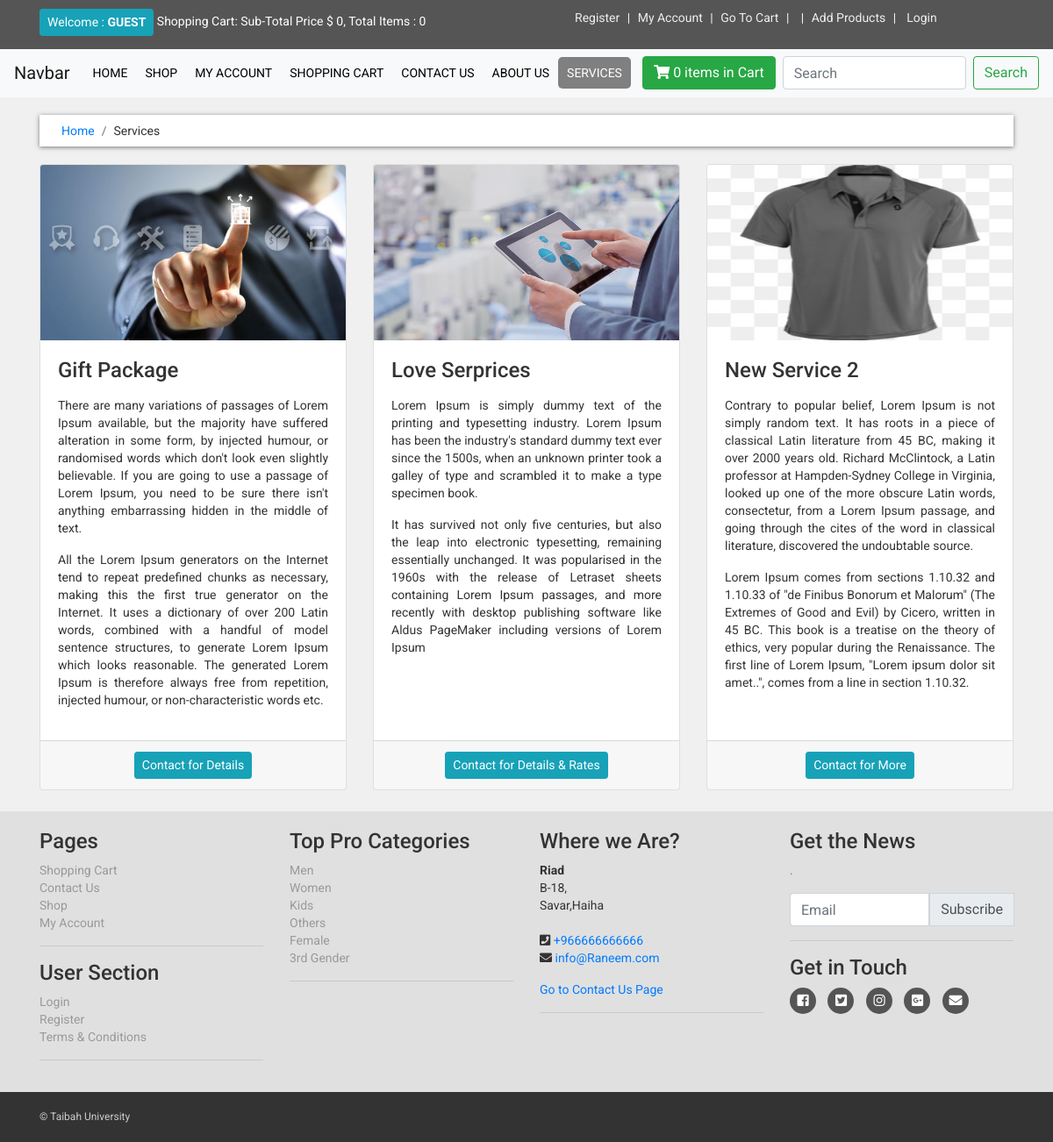
/services.php, run on the app's committed database.
### tables this page shows
CREATE TABLE `services` (
  `service_id` int(10) NOT NULL,
  `service_title` varchar(255) NOT NULL,
  `service_image` varchar(255) NOT NULL,
  `service_desc` text NOT NULL,
  `service_button` varchar(255) NOT NULL,
  `service_url` varchar(255) NOT NULL
);

CREATE TABLE `categories` (
  `cat_id` int(10) NOT NULL,
  `cat_title` varchar(100) NOT NULL,
  `cat_top` varchar(100) NOT NULL,
  `cat_image` text NOT NULL
);

### core/init.php (called while the page is built, shortened)
<?php ob_start();
include_once 'database/connection.php';
include_once 'classes/user.php';
global $pdo;
$getFromU = new User($pdo);
?>

### core/classes/user.php (called while the page is built, shortened)
<?php
class User
{
  protected $pdo;
  public function __construct($pdo)
  {
    $this->pdo = $pdo;
  }
  public function viewAllFromTable($table_name)
  {
    $sql = "SELECT * FROM {$table_name}";
    $stmt = $this->pdo->prepare($sql);
    $stmt->execute();
    return $stmt->fetchAll();
  }
  public function count_product_by_ip($ip_add)
  {
    $sql = "SELECT * FROM cart WHERE ip_add = :ip_add";
    $stmt = $this->pdo->prepare($sql);
    $stmt->bindParam(":ip_add", $ip_add);
    $stmt->execute();
    $stmt->fetch();
    $count = $stmt->rowCount();
    return $count;
  }
}

### services.php (the view, shortened to what this page needs)
<?php require_once 'includes/header.php'; ?>
<nav class="navbar navbar-expand-lg navbar-light bg-light sticky-top" id="navbar">
	<a class="navbar-brand home" href="#">Navbar</a>
	<div class="collapse navbar-collapse" id="navbarSupportedContent">
		<ul class="navbar-nav mr-auto text-uppercase">
			<li >
				<a href="index.php">Home</a>
			</li>
			<li>
				<a href="shop.php">Shop</a>
			</li>
			<?php if (!isset($_SESSION['customer_email'])): ?>
				<li><a href="checkout.php">My Account</a></li>
			<?php else: ?>
				<li><a href="customer/my_account.php?my_orders">My Account</a></li>
			<?php endif ?>
			<li>
				<a href="cart.php">Shopping Cart</a>
			</li>
			<li>
				<a href="contact.php">Contact Us</a>
			</li>
			<li>
        <a href="about.php">About Us</a>
      </li>
      <li>
        <a class="active" href="services.php">Services</a>
      </li>
		</ul>
			<a href="cart.php" class="btn btn-success mr-2"><i class="fas fa-shopping-cart"></i><span> <?php echo $getFromU->count_product_by_ip($ip_add); ?> items in Cart</span></a>
		<form class="form-inline my-2 my-lg-0">
			<input class="form-control mr-sm-2" type="search" placeholder="Search" aria-label="Search" name="user_query" required="1">
			<button class="btn btn-outline-success my-2 my-sm-0" type="submit" name="search">Search</button>
		</form>
	</div>
</nav>
<div id="content">
	<div class="container">
		<div class="row">
			<div class="col-md-12">
				<nav aria-label="breadcrumb">
				  <ol class="breadcrumb">
				    <li class="breadcrumb-item"><a href="index.php">Home</a></li>
				    <li class="breadcrumb-item" aria-current="page">Services</li>
				  </ol>
				</nav>
			</div>
			<div class="col-md-12 mb-4">
				<div class="card-deck">
					<?php
						$get_services = $getFromU->viewAllFromTable('services');
						foreach ($get_services as $get_service) {
							$service_title = $get_service->service_title;
							$service_image = $get_service->service_image;
							$service_desc = $get_service->service_desc;
							$service_button = $get_service->service_button;
							$service_url = $get_service->service_url;
					?>
				  <div class="card text-justify">
				    <img class="card-img-top" height="200px" src="admin_area/services_images/<?php echo $service_image; ?>" alt="<?php echo $service_title; ?>">
				    <div class="card-body">
				      <h4 class="card-title"><?php echo $service_title; ?></h4>
				      <p class="card-text"><?php echo $service_desc; ?></p>
				    </div>
				    <div class="card-footer">
				      <center class="text-muted"><a href="<?php echo $service_url; ?>" class="btn btn-sm btn-info text-center"><?php echo $service_button; ?></a></center>
				    </div>
				  </div>
					<?php } ?>
				</div>
			</div>
		</div>
	  </div>
	</div>
<?php require_once 'includes/footer.php'; ?>

### includes/header.php (shortened to what this page needs)
<?php require_once 'core/init.php'; ?>
<?php
$ip_add = $getFromU->getRealUserIp();
$total = 0;
?>
<!doctype html>
<html lang="en">
<head>
	<link rel="stylesheet" href="https://stackpath.bootstrapcdn.com/bootstrap/4.1.3/css/bootstrap.min.css">
	<link rel="stylesheet" type="text/css" href="https://use.fontawesome.com/releases/v5.3.1/css/all.css">
	<link rel="stylesheet" type="text/css" href="assets/css/main.css">
</head>
<body>
	<div id="top">
		<div class="container">
			<div class="row">
				<div class="col-md-6">
					<a href="customer/my_account.php" class="btn btn-info btn-sm">
						<?php
						if (!isset($_SESSION['customer_email'])) {
							echo "Welcome : <strong class='text-uppercase'>Guest</strong>";
						} else {
							$customer = $getFromU->view_customer_by_email($_SESSION['customer_email']);
							$customer_name = $customer->customer_name;
							echo "Welcome : <strong class='text-uppercase'>$customer_name</strong>";
						}
						?>
					</a>
					<a href="#">Shopping Cart: Sub-Total Price $ <?php echo $total; ?>, Total Items : <?php echo $getFromU->count_product_by_ip($ip_add); ?></a>
				</div>
				<div class="col-md-6">
					<ul class="menu">
						<?php if (!isset($_SESSION['customer_email'])): ?>
							<li><a href="customer_register.php">Register</a></li>
						<?php endif ?>
						<?php if (!isset($_SESSION['customer_email'])): ?>
							<li><a href="checkout.php">My Account</a></li>
						<?php else: ?>
							<li><a href="customer/my_account.php?my_orders">My Account</a></li>
						<?php endif ?>
						<li><a href="cart.php">Go To Cart</a></li>
						<li>
						<li><a href="insert_products.php">Add Products</a></li>
						<li>
							<?php if (!isset($_SESSION['customer_email'])): ?>
								<a href="checkout.php">Login</a>
							<?php else: ?>
								<a href="logout.php">Logout</a>
							<?php endif ?>
						</li>
					</ul>
				</div>
			</div>
		</div>
	</div>

### includes/footer.php (shortened to what this page needs)
<div id="footer">
	<div class="container">
		<div class="row">
			<div class="col-sm-6 col-md-3">
				<h4>Pages</h4>
				<ul>
					<li><a href="cart.php">Shopping Cart</a></li>
					<li><a href="contact.php">Contact Us</a></li>
					<li><a href="shop.php">Shop</a></li>
					<li><a href="checkout.php">My Account</a></li>
				</ul>
				<hr>
				<h4>User Section</h4>
				<ul>
					<?php if (!isset($_SESSION['customer_email'])) : ?>
						<li><a href="checkout.php">Login</a></li>
					<?php else : ?>
						<li><a href="logout.php">Logout</a></li>
					<?php endif ?>
					<li><a href="customer_register.php">Register</a></li>
					<li><a href="terms.php">Terms &amp; Conditions</a></li>
				</ul>
				<hr class="hidden-md-down hidden-lg-down hidden-sm-down">
			</div>
			<div class="col-sm-6 col-md-3">
				<h4>Top Pro Categories</h4>
				<ul>
					<?php
					$product_cats = $getFromU->viewAllFromTable("categories");
					foreach ($product_cats as $product_cat) {
						$cat_id = $product_cat->cat_id;
						$p_cat_title = $product_cat->cat_title;
					?>
						<li><a href="shop.php?cat_id=<?php echo $cat_id; ?>"><?php echo $p_cat_title; ?></a></li>
					<?php } ?>
				</ul>
				<hr class="hidden-md-down hidden-lg-down">
			</div>
			<div class="col-sm-6 col-md-3">
				<h4>Where we Are?</h4>
				<address>
					<strong>Riad</strong><br>
					B-18, <br>
					Savar,Haiha <br><br>
					<i class="fas fa-phone-square"></i><span class="sr-only">Telephone:</span> <a href="tel:+966666666666">+966666666666</a><br>
					<i class="fas fa-envelope"></i><span class="sr-only">Mail:</span> <a href="mailto:info@bdlabit.com">info@Raneem.com</a>
				</address>
				<a href="contact.php">Go to Contact Us Page</a>
				<hr class="hidden-md-down hidden-lg-down">
			</div>
			<div class="col-sm-6 col-md-3">
				<h4>Get the News</h4>
				<p class="text-muted">.</p>
				<form method="post" action="#">
					<div class="input-group mb-2 mr-sm-2">
						<input type="email" class="form-control" id="email" placeholder="Email">
						<div class="input-group-prepend">
							<input type="submit" name="submit" class="input-group-text btn btn-success" value="Subscribe">
						</div>
					</div>
				</form>
				<hr class="hidden-md-down hidden-lg-down">
				<h4>Get in Touch</h4>
				<p class="social">
					<a href="#"><i class="fab fa-facebook-square"></i></a>
					<a href="#"><i class="fab fa-twitter-square"></i></a>
					<a href="#"><i class="fab fa-instagram"></i></a>
					<a href="#"><i class="fab fa-google-plus-square"></i></a>
					<a href="#"><i class="fas fa-envelope"></i></a>
				</p>
			</div>
		</div>
	</div>
</div>
<div id="copyright">
	<div class="container text-center">
		<div class="row">
			<div class="col-md-6">
				<p class="text-lg-left">&copy; Taibah University
				</p>
			</div>
		</div>
	</div>
</div>
</body>
</html>

### assets/css/main.css (style rules this page uses)
body { font-family: 'Roboto', sans-serif; font-size: 14px; line-height: 1.42857143; color: #333333; background-color: #f0f0f0; overflow-x: hidden; }
#top { background: #555555; padding: 10px 0px; }
#top a { color: #fff; }
#top ul > li { display: inline-block; }
#top ul > li a { color: #eeeeee; }
#top ul > li + li:before { content: "|\00a0"; padding: 0px 5px; color: #f7f7f7; }
.navbar-nav li a { color: black; padding: 10px; border-radius: 5px; }
.navbar-nav .active { text-decoration: none; background-color: gray; color: white !important; }
.breadcrumb { padding: 8px 15px; margin: 20px 0px; background-color: #fff; border-radius: 0px; box-shadow: 0 1px 5px rgba(0,0,0,0.5); }
.breadcrumb li { padding-left: 10px; }
#footer { background: #e0e0e0; padding: 20px 0px; }
#footer ul { padding-left: 0px; list-style: none; }
#footer ul a { color: #999999; }
#footer .social a { margin: 0px 10px 0px 0px; color: #ffffff; display: inline-block; width: 30px; height: 30px; border-radius: 15px; line-height: 30px; font-size: 15px; text-align: center; transition: all 0.2s ease-out; vertical-align: bottom; background-color: #555555; }
#copyright { background-color: #333; color: #ccc; padding: 20px 0; font-size: 12px; }
#copyright p { margin: 0; }

### data on the page
services: service_image (picture), service_title "Gift Package", service_desc "There are many variations of passages of Lorem Ipsum available, but the majority have suffered alteration in some form, by injected humour, or randomised words which don't look even slightly believable. If you are going to use a passage of Lorem Ipsum, you need to be sure there isn't anything embarrassing hidden in the middle of text. All the Lorem Ipsum generators on the Internet tend to repeat predefined chunks as necessary, making this the first true generator on the Internet. It uses a dictionary of over 200 Latin words, combined with a handful of model sentence structures, to generate Lorem Ipsum which looks reasonable. The generated Lorem Ipsum is therefore always free from…", service_button "Contact for Details"
services: service_image (picture), service_title "Love Serprices", service_desc "Lorem Ipsum is simply dummy text of the printing and typesetting industry. Lorem Ipsum has been the industry's standard dummy text ever since the 1500s, when an unknown printer took a galley of type and scrambled it to make a type specimen book. It has survived not only five centuries, but also the leap into electronic typesetting, remaining essentially unchanged. It was popularised in the 1960s with the release of Letraset sheets containing Lorem Ipsum passages, and more recently with desktop publishing software like Aldus PageMaker including versions of Lorem Ipsum", service_button "Contact for Details & Rates"
services: service_image (picture), service_title "New Service 2", service_desc "Contrary to popular belief, Lorem Ipsum is not simply random text. It has roots in a piece of classical Latin literature from 45 BC, making it over 2000 years old. Richard McClintock, a Latin professor at Hampden-Sydney College in Virginia, looked up one of the more obscure Latin words, consectetur, from a Lorem Ipsum passage, and going through the cites of the word in classical literature, discovered the undoubtable source. Lorem Ipsum comes from sections 1.10.32 and 1.10.33 of \"de Finibus Bonorum et Malorum\" (The Extremes of Good and Evil) by Cicero, written in 45 BC. This book is a treatise on the theory of ethics, very popular during the Renaissance. The first line of Lorem Ipsum,…", service_button "Contact for More"
categories: cat_title "Men"
categories: cat_title "Women"
categories: cat_title "Kids"
categories: cat_title "Others"
categories: cat_title "Female"
categories: cat_title "3rd Gender"

### other printed values
$total "0"
$getFromU->count_product_by_ip($ip_add) "0"
